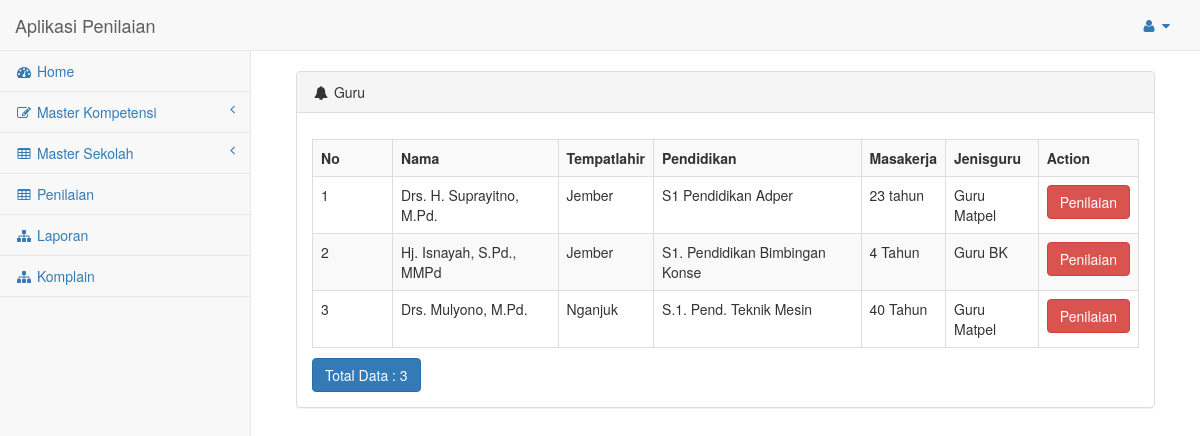
Screenshot of /index.php/nilai with the database file from the repository.
### tables this page shows
CREATE TABLE IF NOT EXISTS `guru` (
  `kodeguru` varchar(10) NOT NULL,
  `nip` varchar(20) NOT NULL,
  `nuptk` varchar(20) NOT NULL,
  `nrg` varchar(20) NOT NULL,
  `nama` varchar(50) NOT NULL,
  `tempatlahir` varchar(30) NOT NULL,
  `tanggallahir` date NOT NULL,
  `kodepangkat` varchar(10) NOT NULL,
  `kodejabatan` varchar(10) NOT NULL,
  `kodegolongan` varchar(10) NOT NULL,
  `tmtguru` date NOT NULL,
  `jeniskelamin` varchar(20) NOT NULL,
  `pendidikan` varchar(30) NOT NULL,
  `program` varchar(30) NOT NULL,
  `jam` int(11) NOT NULL,
  `masakerja` varchar(30) NOT NULL,
  `jenisguru` varchar(20) NOT NULL
);

### application/controllers/Nilai.php (called while the page is built, shortened)
<?php
class Nilai extends CI_Controller {
 	function __construct()
    {
        $this->load->model('M_guru');
        $this->load->library('form_validation');
        $this->load->model('M_pangkat');
        $this->load->model('M_jabatan');
        $this->load->model('M_golongan');
        $this->load->model('M_jenispenilaian');
        $this->load->model('M_kategori');
        $this->load->model('M_kompetensi');
        $this->load->model('M_indikator');
        $this->load->model('M_nilai');
    }
	public function index()
    {
        $this->load->view('nav');
        $this->load->library('pagination');
        $cari = urldecode($this->input->get('cari'));
        $start = intval($this->input->get('start'));
        if ($cari <> '') {
            $config['base_url'] = base_url() . 'nilai/index.html?cari=' . urlencode($cari);
            $config['first_url'] = base_url() . 'nilai/index.html?cari=' . urlencode($cari);
        } else {
            $config['base_url'] = base_url() . 'nilai/index.html';
            $config['first_url'] = base_url() . 'nilai/index.html';
        }
        $config['per_page'] = 10;
        $config['page_query_string'] = TRUE;
        $config['total_rows'] = $this->M_guru->total_rows($cari);
        $guru = $this->M_guru->get_limit_data($config['per_page'], $start, $cari);
        $this->pagination->initialize($config);
        $data = array(
            'guru_data' => $guru,
            'cari' => $cari,
            'pagination' => $this->pagination->create_links(),
            'total_rows' => $config['total_rows'],
            'start' => $start,
            'listpangkat'=>$this->M_pangkat->selectByAll(),
            'listjabatan'=>$this->M_jabatan->selectByAll(),
            'listgolongan'=>$this->M_golongan->selectByAll(),
        );
        $this->load->view('nilai/nilai', $data);
         $this->load->view('foot');
    }
}

### index.php (called while the page is built, shortened)
<?php
require_once BASEPATH.'core/CodeIgniter.php';

### application/config/config.php (called while the page is built, shortened)
<?php
$config['base_url'] = "http://localhost/kinerja_res";
$config['index_page'] = '';
$config['uri_protocol']	= 'REQUEST_URI';
$config['url_suffix'] = '.html';
$config['language']	= 'english';
$config['charset'] = 'UTF-8';
$config['enable_hooks'] = FALSE;
$config['subclass_prefix'] = 'MY_';
$config['composer_autoload'] = FALSE;
$config['permitted_uri_chars'] = 'a-z 0-9~%.:_\-';
$config['allow_get_array'] = TRUE;
$config['enable_query_strings'] = FALSE;
$config['controller_trigger'] = 'c';
$config['function_trigger'] = 'm';
$config['directory_trigger'] = 'd';
$config['log_threshold'] = 0;
$config['log_path'] = '';
$config['log_file_extension'] = '';
$config['log_file_permissions'] = 0644;
$config['log_date_format'] = 'Y-m-d H:i:s';
$config['error_views_path'] = '';
$config['cache_path'] = '';
$config['cache_query_string'] = FALSE;
$config['encryption_key'] = 'harviacode';
$config['sess_driver'] = 'files';
$config['sess_cookie_name'] = 'ci_session';
$config['sess_expiration'] = 7200;
$config['sess_save_path'] = NULL;
$config['sess_match_ip'] = FALSE;
$config['sess_time_to_update'] = 300;
$config['sess_regenerate_destroy'] = FALSE;
$config['cookie_prefix']	= '';
$config['cookie_domain']	= '';
$config['cookie_path']		= '/';
$config['cookie_secure']	= FALSE;
$config['cookie_httponly'] 	= FALSE;
$config['standardize_newlines'] = FALSE;
$config['global_xss_filtering'] = FALSE;
$config['csrf_protection'] = FALSE;
$config['csrf_token_name'] = 'csrf_test_name';
$config['csrf_cookie_name'] = 'csrf_cookie_name';
$config['csrf_expire'] = 7200;
$config['csrf_regenerate'] = TRUE;
$config['csrf_exclude_uris'] = array();
$config['compress_output'] = FALSE;
$config['time_reference'] = 'local';
$config['rewrite_short_tags'] = FALSE;
$config['proxy_ips'] = '';

### application/config/pagination.php (called while the page is built, shortened)
<?php  if ( ! defined('BASEPATH')) exit('No direct script access allowed');
$config['query_string_segment'] = 'start';
$config['full_tag_open'] = '<nav><ul class="pagination" style="margin-top:0px">';
$config['full_tag_close'] = '</ul></nav>';
$config['first_link'] = 'First';
$config['first_tag_open'] = '<li>';
$config['first_tag_close'] = '</li>';
$config['last_link'] = 'Last';
$config['last_tag_open'] = '<li>';
$config['last_tag_close'] = '</li>';
$config['next_link'] = 'Next';
$config['next_tag_open'] = '<li>';
$config['next_tag_close'] = '</li>';

### application/models/M_guru.php (called while the page is built, shortened)
<?php
class M_guru extends CI_Model
{
    public $table = 'guru';
    function total_rows() {
        $this->db->from($this->table);
        return $this->db->count_all_results();
    }
    function get_limit_data($limit, $start = 0, $cari = NULL) {
        $this->db->like('kodeguru', $cari);
	$this->db->or_like('nip', $cari);
	$this->db->or_like('nuptk', $cari);
	$this->db->or_like('nrg', $cari);
	$this->db->or_like('nama', $cari);
	$this->db->or_like('tempatlahir', $cari);
	$this->db->or_like('tanggallahir', $cari);
	$this->db->or_like('kodepangkat', $cari);
	$this->db->or_like('kodejabatan', $cari);
	$this->db->or_like('kodegolongan', $cari);
	$this->db->or_like('tmtguru', $cari);
	$this->db->or_like('jeniskelamin', $cari);
	$this->db->or_like('pendidikan', $cari);
	$this->db->or_like('program', $cari);
	$this->db->or_like('jam', $cari);
	$this->db->or_like('masakerja', $cari);
	$this->db->or_like('jenisguru', $cari);
	$this->db->limit($limit, $start);
        return $this->db->get($this->table)->result();
    }
}

### application/views/nilai/nilai.php (the view, shortened to what this page needs)
<div class="col-lg-12">
                    <div class="panel panel-default">
                        <div class="panel-heading">
                            <i class="fa fa-bell fa-fw"></i> Guru
                        </div>
                         <div class="panel-body">
        <div class="row" style="margin-bottom: 10px">
            <div class="col-md-4">
            </div>
            <div class="col-md-4 text-center">
            </div>
            <div class="col-md-1 text-right">
            </div>
            <div class="col-md-3 text-right">
            </div>
        </div>
        <table class="table table-striped table-bordered table-hover" style="margin-bottom: 10px">
            <tr>
                <th>No</th>
		<th>Nama</th>
		<th>Tempatlahir</th>
		<th>Pendidikan</th>
		<th>Masakerja</th>
		<th>Jenisguru</th>
		<th>Action</th>
            </tr><?php
            foreach ($guru_data as $guru)
            {
                ?>
                <tr>
			<td width="80px"><?php echo ++$start ?></td>
			<td><?php echo $guru->nama ?></td>
			<td><?php echo $guru->tempatlahir ?></td>
			<td><?php echo $guru->pendidikan ?></td>
			<td><?php echo $guru->masakerja ?></td>
			<td><?php echo $guru->jenisguru ?></td>
			<td style="text-align:center" >
				<?php
                if ($guru->jenisguru=="Guru Matpel") {
                    echo anchor(site_url('nilai/mapel/'.$guru->kodeguru),'Penilaian','class="btn btn-danger"');
                }else{
                    echo anchor(site_url('nilai/bk/'.$guru->kodeguru),'Penilaian','class="btn btn-danger"');
                }
				?>
			</td>
		</tr>
                <?php
            }
            ?>
        </table>
        <div class="row">
            <div class="col-md-6">
                <a href="#" class="btn btn-primary">Total Data : <?php echo $total_rows ?></a>
	    </div>
            <div class="col-md-6 text-right">
            </div>
        </div></div></div></div>

### rows the page displays
guru: nama "Drs. H. Suprayitno, M.Pd.", tempatlahir "Jember", pendidikan "S1 Pendidikan Adper", masakerja "23 tahun", jenisguru "Guru Matpel", kodeguru "Penilaian"
guru: nama "Hj. Isnayah, S.Pd., MMPd", tempatlahir "Jember", pendidikan "S1. Pendidikan Bimbingan Konse", masakerja "4 Tahun", jenisguru "Guru BK", kodeguru "Penilaian"
guru: nama "Drs. Mulyono, M.Pd.", tempatlahir "Nganjuk", pendidikan "S.1. Pend. Teknik Mesin", masakerja "40 Tahun", jenisguru "Guru Matpel", kodeguru "Penilaian"

### other values shown
$total_rows "3"
